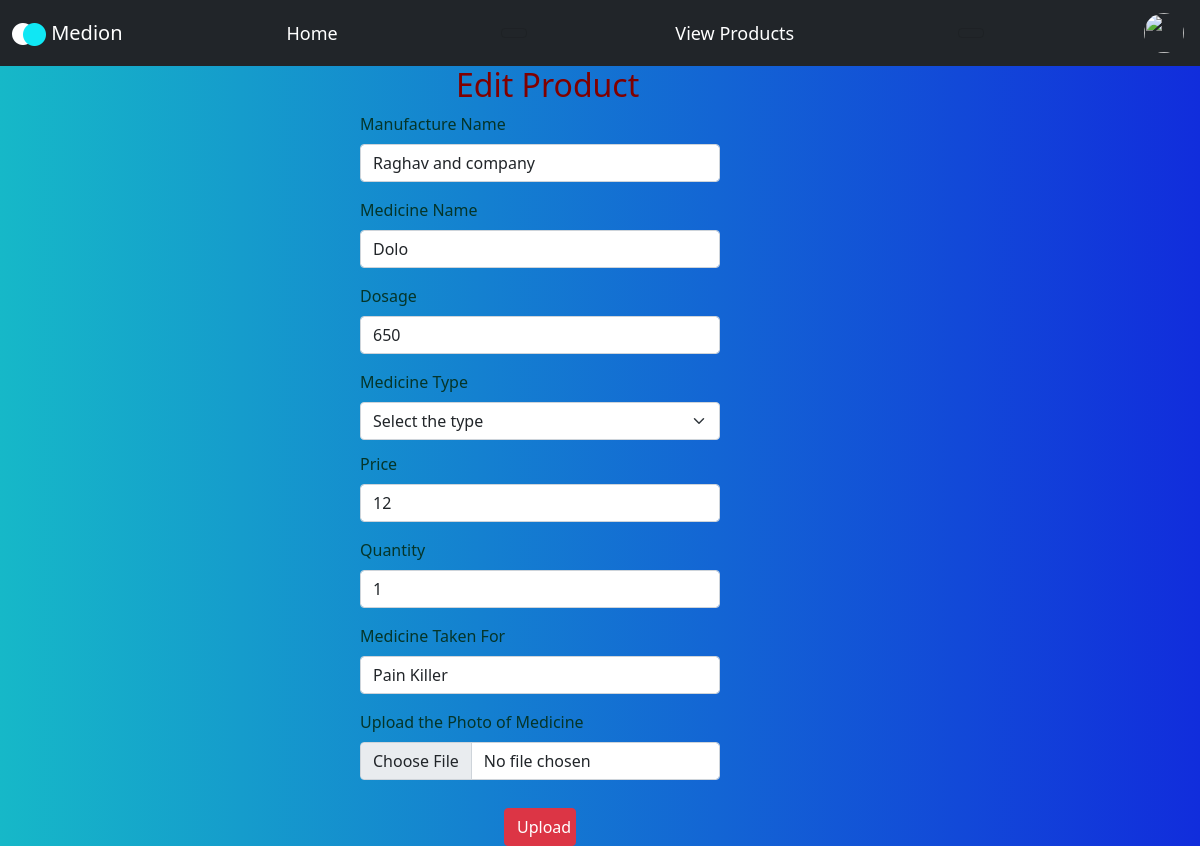
Screenshot of /ecommapp/edit_product/2 (signed in) with the database file from the repository.
### ecommapp/models.py (models this page shows, shortened)
class product_add(models.Model):
    man_name = models.CharField(max_length=30)
    med_name = models.CharField(max_length=30)
    dosage = models.CharField(max_length=30)
    choice = [
        ('baby','baby'),
        ('health', 'health'),
        ('women','women'),
        ('personal','personal'),
        ('ayurveda','ayurveda'),
        ('healthd','healthd'),
        ('home','home'),
        ('healthc','healthc')
    ]
    type = models.CharField(max_length=30,choices=choice)
    qty = models.IntegerField()
    price = models.IntegerField()
    mtf = models.CharField(max_length=30)
    med_pic = models.FileField(upload_to='ecommapp/static/images')

### ecommapp/views.py (the view, shortened to what this page needs)
# urls.py: path('edit_product/<int:id>',edit_product),
def edit_product(request,id):
    a = product_add.objects.get(id=id)
    img = str(a.med_pic).split('/')[-1]
    id1 = request.session['seller_id']
    b = reg_seller.objects.get(id=id1)
    img1 = str(b.img_name).split('/')[-1]
    return render(request,'edit_products.html',{'data':a,'img':img,'img1':img1})

### ecommapp/templates/edit_products.html (shortened to what this page needs)
<!DOCTYPE html>
{% load static %}
<html lang="en">
<head>
    <link href="https://cdn.jsdelivr.net/npm/bootstrap@5.0.2/dist/css/bootstrap.min.css" rel="stylesheet"
>
</head>
<body style="background: rgb(22,184,200);
background: linear-gradient(90deg, rgba(22,184,200,1) 0%, rgba(17,45,220,1) 100%); color: rgb(5, 53, 41);">
<nav class="navbar navbar-light bg-dark" >
    <div class="container-fluid" >
        <a class="navbar-brand" href="index.html" style="color: white;">
            <img src="{% static 'images/logo.png' %}" alt="">
            <span>
              Medion
            </span>
          </a>
		<a class="navbar-brand" href="http://127.0.0.1:8000/ecommapp/buyer_index" style="font-size:18px; color: white; float:left;">Home</a>
  <button class="navbar-toggler" type="button" data-toggle="collapse" data-target="#navbarSupportedContent" aria-controls="navbarSupportedContent" aria-expanded="false" aria-label="Toggle navigation" >
  </button>
		<a class="navbar-brand" href="http://127.0.0.1:8000/ecommapp/product_view" style="font-size:18px; color: white; float:left;">View Products</a>
  <button class="navbar-toggler" type="button" data-toggle="collapse" data-target="#navbarSupportedContent" aria-controls="navbarSupportedContent" aria-expanded="false" aria-label="Toggle navigation" >
  </button>
		<a class="navbar-brand" href="http://127.0.0.1:8000/ecommapp/seller_profile" style="font-size:18px; color: white; float:left;"><img src="/static/images/{{img1}}" width="40" height="40" class="rounded-circle" style="margin-left:30%;"></a>
    </div>
</nav>
    <form method="post" enctype="multipart/form-data">{% csrf_token %}
        <h2 style="margin-left: 38%; color: maroon">Edit Product</h2>
        <div class="mb-3">
            <div class="mb-3">
                <label for="exampleFormControlInput1" class="form-label" style="margin-left: 30%;">Manufacture Name</label>
                <input type="text" class="form-control" id="exampleFormControlInput1" placeholder="Enter Manufacture Name" name="man_name" style="width: 30%; margin-left: 30%;" value="{{data.man_name}}">
              </div>
            <label for="exampleFormControlInput1" class="form-label" style="margin-left: 30%;">Medicine Name</label>
            <input type="text" class="form-control" id="exampleFormControlInput1" placeholder="Enter Medicine Name" name="med_name" style="width: 30%; margin-left: 30%;" value="{{data.med_name}}">
          </div>
          <div class="mb-3">
            <label for="exampleFormControlInput1" class="form-label" style="margin-left: 30%; margin-top: 0%;">Dosage</label>
            <input type="text" class="form-control" id="exampleFormControlInput1" placeholder="Enter the dosage" name="dosage" style="width: 30%; margin-left: 30%;" value="{{data.dosage}}">
          </div>
          <label for="exampleFormControlInput1" class="form-label" style="margin-left: 30%;">Medicine Type</label>
          <select class="form-select" aria-label="Default select example" style="width: 30%; margin-left: 30%;" name="type" >
            <option selected>Select the type</option>
          </select>
          <div class="mb-3">
            <label for="exampleFormControlInput1" class="form-label" style="margin-left: 30%; margin-top: 1%;">Price</label>
            <input type="text" class="form-control" id="exampleFormControlInput1" placeholder="Enter the Price" name="price" style="width: 30%; margin-left: 30%;" value="{{data.price}}">
          </div>
          <div class="mb-3">
            <label for="exampleFormControlInput1" class="form-label" style="margin-left: 30%; margin-top: 0%;">Quantity</label>
            <input type="text" class="form-control" id="exampleFormControlInput1" placeholder="Enter the Quantity" name="qty" style="width: 30%; margin-left: 30%;" value="{{data.qty}}">
          </div>
          <div class="mb-3">
            <label for="exampleFormControlInput1" class="form-label" style="margin-left: 30%; margin-top: 0%;">Medicine Taken For</label>
            <input type="text" class="form-control" id="exampleFormControlInput1" placeholder="Enter the usage" name="mtf" style="width: 30%; margin-left: 30%;" value="{{data.mtf}}">
          </div>
          <div class="mb-3">
            <label for="formFile" class="form-label" style="margin-left: 30%; margin-top: 0%;">Upload the Photo of Medicine</label>
            <input class="form-control" type="file" id="formFile" style="width: 30%; margin-left: 30%;" name="med_pic">
          </div>
          <button type="Submit" class="btn btn-danger" style="margin-left: 42%; margin-top: 1%; width:6%;">Upload</button>
    </form>
</body>
</html>

### rows the page displays
product_add: man_name "Raghav and company", med_name "Dolo", dosage "650", price "12", qty "1", mtf "Pain Killer"
